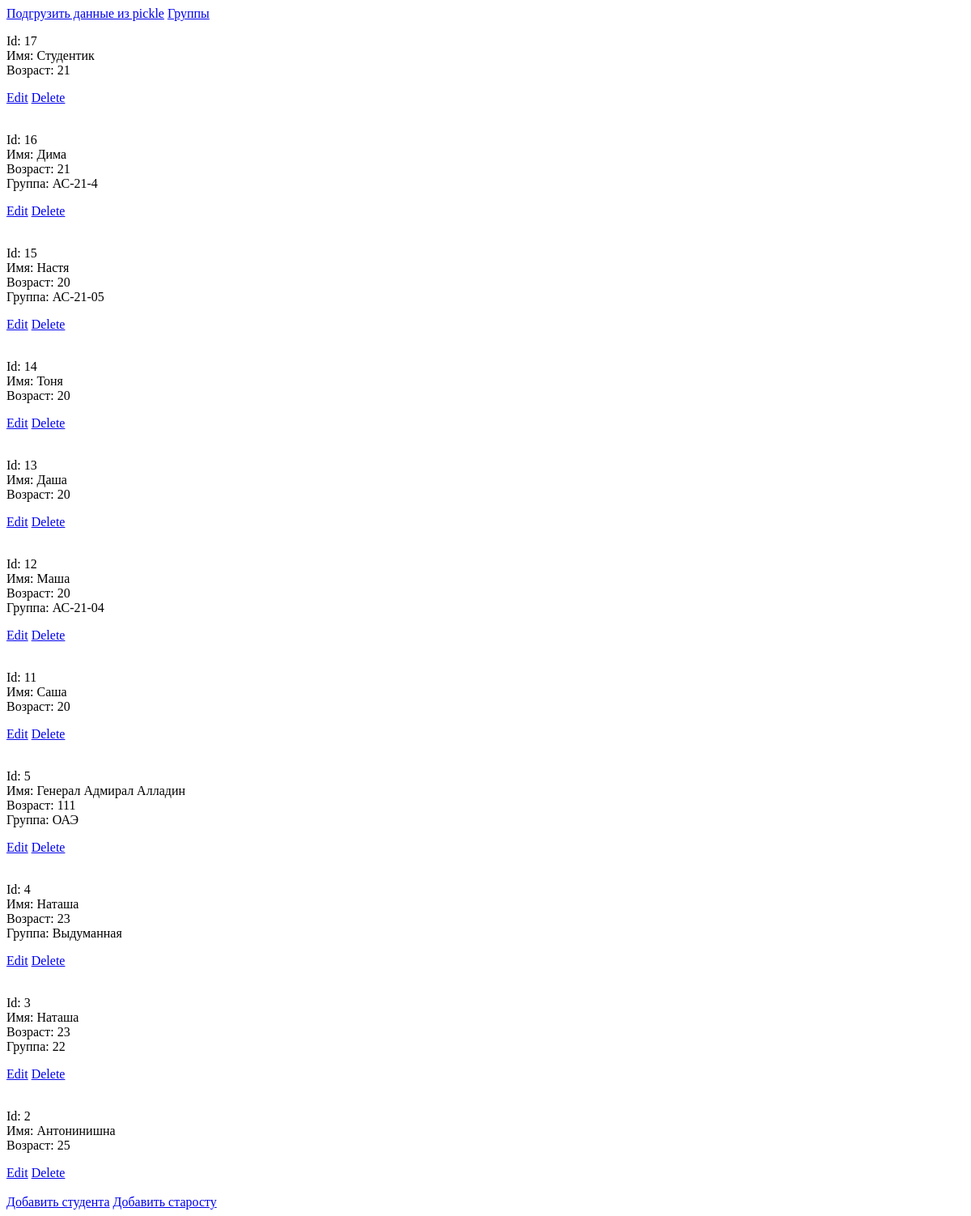
Before: /group1/ with the older database file.
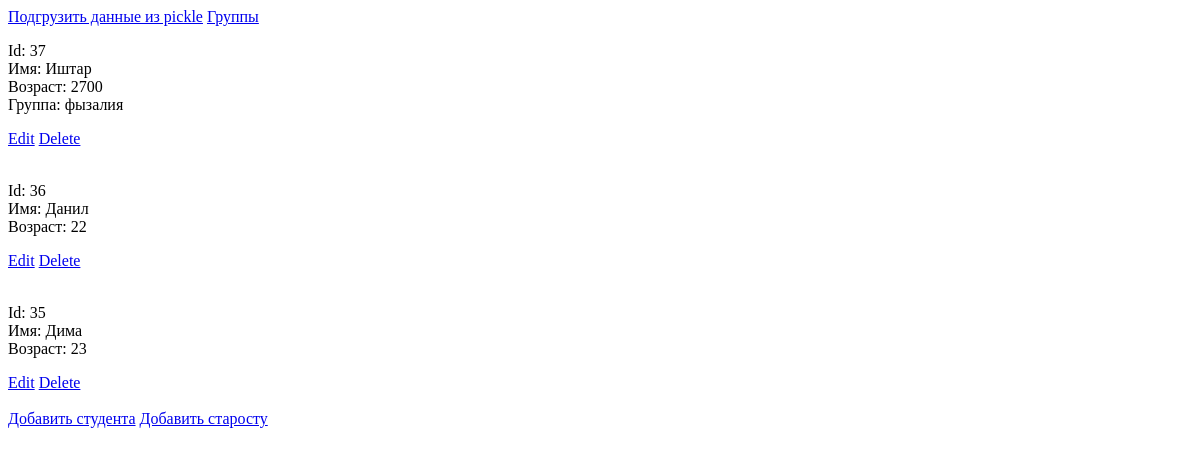
After: the same page with the newer database file.
### tables this page shows
CREATE TABLE students(
					   id integer primary key autoincrement,
					   age integer,
					   name text,
					   group_name text,
					   type text
					   );

### app/api/roots.py (the view)
@bp.route("/")
def index():
    group = get_group()
    group.show_items()
    print(request.url_rule)
    print(request.url_rule.rule.split('/'))
    return render_template("group/group.tpl", group=group.show_items(), selfurl=get_url_root())

### app/__init__.py (called while the page is built)
@app.template_test('instanceof')
def is_instanceof(value, type_name):
    return value.__class__.__name__ == type_name

### app/api/group.py (called while the page is built)
    def set_io_handler(self, io_handler: IOHandler):
        self.io_handler = io_handler

    def show_items(self):
        items = []
        for item in self.storage.get_items():
            item.io_handler = copy.deepcopy(self.io_handler)
            item.output()
            items.append(item)
        return items

### app/api/roots.py (called while the page is built)
def get_group():
    if 'group' not in g:
        g.group = Group(DBStorage("group"),io_handler=FlaskIOHandler(request))
    return g.group

def get_url_root():
    return '/' + request.url_rule.rule.split('/')[1]

@bp.teardown_request
def teardown_book(ctx):
    get_group().storage.store()

### app/io_handlers/flask_handler.py (called while the page is built)
    def write(self, title, value):
        self.output.append(f"{title}: {value}<br>")

    def get_output(self):
        return "".join(self.output)

### app/models/leader.py (called while the page is built)
    def output(self):
        super().output()
        self.io_handler.write("Группа", self.group)

    def load(self, row):
        self.id = row['id']
        self.name = row['name']
        self.age = row['age']
        self.group = row['group_name']

### app/storage/db_storage.py (called while the page is built)
    def store(self):
        self.db.commit()
        self.db.close()

### app/templates/group/group.tpl (shortened to what this page needs)
{% extends "group/base.tpl" %}
{% block content %}
    {% for person in group %}
{% include "group/item.tpl" ignore missing %}
    {% else %}
Group is empty
    {% endfor %}
{% include "group/add_student.tpl" ignore missing %}
{% include "group/add_leader.tpl" ignore missing %}
{% endblock %}

### app/templates/group/item.tpl
<p>
{{person.io_handler.get_output()}}
</p>
{% set cls_id = 1 %}
{%if person is instanceof('Leader')%}
    {% set cls_id = 2 %}
{% endif %}
<a href="{{selfurl}}/edit_form/{{cls_id}}/{{person.id}}">Edit</a>
<a href="{{selfurl}}/delete/{{person.id}}">Delete</a>
<br><br>

Changed rows visible on the page:
removed students: io_handler.get_output "Id: 17 Имя: Студентик Возраст: 21"
removed students: io_handler.get_output "Id: 16 Имя: Дима Возраст: 21 Группа: АС-21-4"
removed students: io_handler.get_output "Id: 15 Имя: Настя Возраст: 20 Группа: АС-21-05"
removed students: io_handler.get_output "Id: 14 Имя: Тоня Возраст: 20"
removed students: io_handler.get_output "Id: 13 Имя: Даша Возраст: 20"
removed students: io_handler.get_output "Id: 12 Имя: Маша Возраст: 20 Группа: АС-21-04"
removed students: io_handler.get_output "Id: 11 Имя: Саша Возраст: 20"
removed students: io_handler.get_output "Id: 5 Имя: Генерал Адмирал Алладин Возраст: 111 Группа: ОАЭ"
removed students: io_handler.get_output "Id: 4 Имя: Наташа Возраст: 23 Группа: Выдуманная"
removed students: io_handler.get_output "Id: 3 Имя: Наташа Возраст: 23 Группа: 22"
removed students: io_handler.get_output "Id: 2 Имя: Антонинишна Возраст: 25"
added students: io_handler.get_output "Id: 37 Имя: Иштар Возраст: 2700 Группа: фызалия"
added students: io_handler.get_output "Id: 36 Имя: Данил Возраст: 22"
added students: io_handler.get_output "Id: 35 Имя: Дима Возраст: 23"
